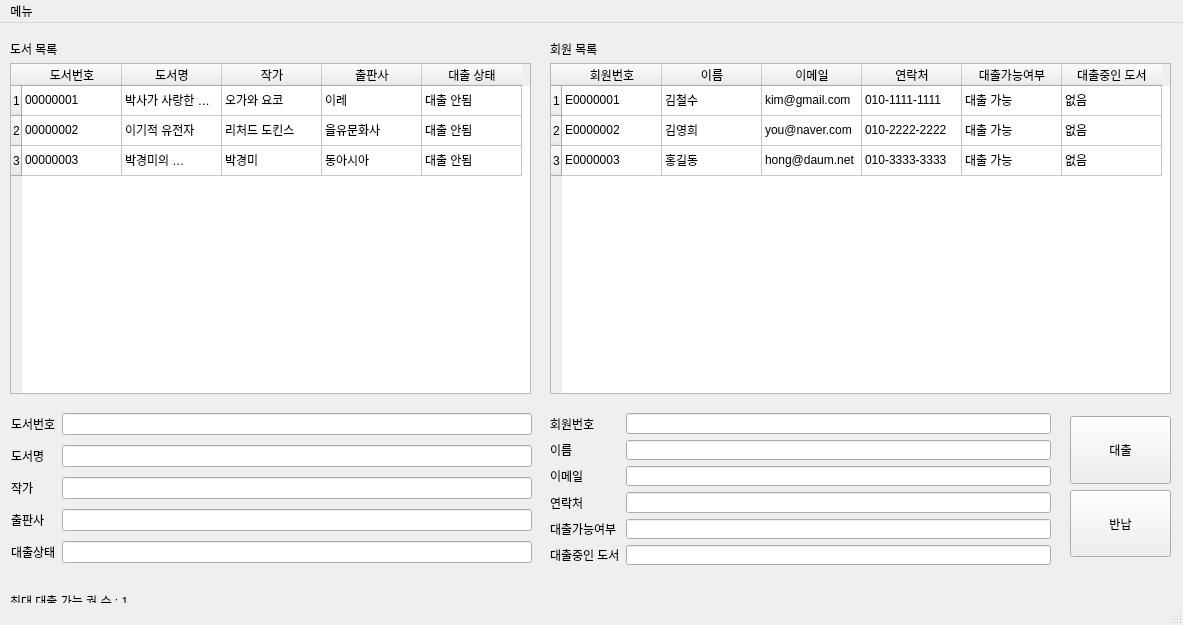
<?xml version="1.0" encoding="UTF-8"?>
<ui version="4.0">
 <class>MainWindow</class>
 <widget class="QMainWindow" name="MainWindow">
  <property name="geometry">
   <rect>
    <x>0</x>
    <y>0</y>
    <width>1183</width>
    <height>625</height>
   </rect>
  </property>
  <property name="windowTitle">
   <string>MainWindow</string>
  </property>
  <widget class="QWidget" name="centralwidget">
   <widget class="QTableWidget" name="tableWidget">
    <property name="geometry">
     <rect>
      <x>10</x>
      <y>40</y>
      <width>521</width>
      <height>331</height>
     </rect>
    </property>
    <attribute name="horizontalHeaderCascadingSectionResizes">
     <bool>false</bool>
    </attribute>
    <attribute name="horizontalHeaderStretchLastSection">
     <bool>false</bool>
    </attribute>
    <attribute name="verticalHeaderCascadingSectionResizes">
     <bool>false</bool>
    </attribute>
    <row>
     <property name="text">
      <string>1</string>
     </property>
    </row>
    <row>
     <property name="text">
      <string>2</string>
     </property>
    </row>
    <row>
     <property name="text">
      <string>3</string>
     </property>
    </row>
    <column>
     <property name="text">
      <string>도서번호</string>
     </property>
    </column>
    <column>
     <property name="text">
      <string>도서명</string>
     </property>
    </column>
    <column>
     <property name="text">
      <string>작가</string>
     </property>
    </column>
    <column>
     <property name="text">
      <string>출판사</string>
     </property>
    </column>
    <column>
     <property name="text">
      <string>대출 상태</string>
     </property>
    </column>
    <item row="0" column="0">
     <property name="text">
      <string>00000001</string>
     </property>
    </item>
    <item row="0" column="1">
     <property name="text">
      <string>박사가 사랑한 수식</string>
     </property>
    </item>
    <item row="0" column="2">
     <property name="text">
      <string>오가와 요코</string>
     </property>
    </item>
    <item row="0" column="3">
     <property name="text">
      <string>이레</string>
     </property>
    </item>
    <item row="0" column="4">
     <property name="text">
      <string>대출 안됨</string>
     </property>
    </item>
    <item row="1" column="0">
     <property name="text">
      <string>00000002</string>
     </property>
    </item>
    <item row="1" column="1">
     <property name="text">
      <string>이기적 유전자</string>
     </property>
    </item>
    <item row="1" column="2">
     <property name="text">
      <string>리처드 도킨스</string>
     </property>
    </item>
    <item row="1" column="3">
     <property name="text">
      <string>을유문화사</string>
     </property>
    </item>
    <item row="1" column="4">
     <property name="text">
      <string>대출 안됨</string>
     </property>
    </item>
    <item row="2" column="0">
     <property name="text">
      <string>00000003</string>
     </property>
    </item>
    <item row="2" column="1">
     <property name="text">
      <string>박경미의 수학콘서트 플러스</string>
     </property>
    </item>
    <item row="2" column="2">
     <property name="text">
      <string>박경미</string>
     </property>
    </item>
    <item row="2" column="3">
     <property name="text">
      <string>동아시아</string>
     </property>
    </item>
    <item row="2" column="4">
     <property name="text">
      <string>대출 안됨</string>
     </property>
    </item>
   </widget>
   <widget class="QLabel" name="label_2">
    <property name="geometry">
     <rect>
      <x>550</x>
      <y>20</y>
      <width>56</width>
      <height>12</height>
     </rect>
    </property>
    <property name="text">
     <string>회원 목록</string>
    </property>
   </widget>
   <widget class="QTableWidget" name="tableWidget_2">
    <property name="geometry">
     <rect>
      <x>550</x>
      <y>40</y>
      <width>621</width>
      <height>331</height>
     </rect>
    </property>
    <row>
     <property name="text">
      <string>1</string>
     </property>
    </row>
    <row>
     <property name="text">
      <string>2</string>
     </property>
    </row>
    <row>
     <property name="text">
      <string>3</string>
     </property>
    </row>
    <column>
     <property name="text">
      <string>회원번호</string>
     </property>
    </column>
    <column>
     <property name="text">
      <string>이름</string>
     </property>
    </column>
    <column>
     <property name="text">
      <string>이메일</string>
     </property>
    </column>
    <column>
     <property name="text">
      <string>연락처</string>
     </property>
    </column>
    <column>
     <property name="text">
      <string>대출가능여부</string>
     </property>
    </column>
    <column>
     <property name="text">
      <string>대출중인 도서</string>
     </property>
    </column>
    <item row="0" column="0">
     <property name="text">
      <string>E0000001</string>
     </property>
    </item>
    <item row="0" column="1">
     <property name="text">
      <string>김철수</string>
     </property>
    </item>
    <item row="0" column="2">
     <property name="text">
      <string>kim@gmail.com</string>
     </property>
    </item>
    <item row="0" column="3">
     <property name="text">
      <string>010-1111-1111</string>
     </property>
    </item>
    <item row="0" column="4">
     <property name="text">
      <string>대출 가능</string>
     </property>
    </item>
    <item row="0" column="5">
     <property name="text">
      <string>없음</string>
     </property>
    </item>
    <item row="1" column="0">
     <property name="text">
      <string>E0000002</string>
     </property>
    </item>
    <item row="1" column="1">
     <property name="text">
      <string>김영희</string>
     </property>
    </item>
    <item row="1" column="2">
     <property name="text">
      <string>you@naver.com</string>
     </property>
    </item>
    <item row="1" column="3">
     <property name="text">
      <string>010-2222-2222</string>
     </property>
    </item>
    <item row="1" column="4">
     <property name="text">
      <string>대출 가능</string>
     </property>
    </item>
    <item row="1" column="5">
     <property name="text">
      <string>없음</string>
     </property>
    </item>
    <item row="2" column="0">
     <property name="text">
      <string>E0000003</string>
     </property>
    </item>
    <item row="2" column="1">
     <property name="text">
      <string>홍길동</string>
     </property>
    </item>
    <item row="2" column="2">
     <property name="text">
      <string>hong@daum.net</string>
     </property>
    </item>
    <item row="2" column="3">
     <property name="text">
      <string>010-3333-3333</string>
     </property>
    </item>
    <item row="2" column="4">
     <property name="text">
      <string>대출 가능</string>
     </property>
    </item>
    <item row="2" column="5">
     <property name="text">
      <string>없음</string>
     </property>
    </item>
   </widget>
   <widget class="QWidget" name="layoutWidget">
    <property name="geometry">
     <rect>
      <x>1070</x>
      <y>393</y>
      <width>101</width>
      <height>141</height>
     </rect>
    </property>
    <layout class="QGridLayout" name="gridLayout_2">
     <item row="0" column="0">
      <widget class="QPushButton" name="pushButton">
       <property name="sizePolicy">
        <sizepolicy hsizetype="Preferred" vsizetype="Preferred">
         <horstretch>0</horstretch>
         <verstretch>0</verstretch>
        </sizepolicy>
       </property>
       <property name="text">
        <string>대출</string>
       </property>
      </widget>
     </item>
     <item row="1" column="0">
      <widget class="QPushButton" name="pushButton_2">
       <property name="sizePolicy">
        <sizepolicy hsizetype="Preferred" vsizetype="Preferred">
         <horstretch>0</horstretch>
         <verstretch>0</verstretch>
        </sizepolicy>
       </property>
       <property name="text">
        <string>반납</string>
       </property>
      </widget>
     </item>
    </layout>
   </widget>
   <widget class="QLabel" name="label">
    <property name="geometry">
     <rect>
      <x>10</x>
      <y>20</y>
      <width>56</width>
      <height>12</height>
     </rect>
    </property>
    <property name="text">
     <string>도서 목록</string>
    </property>
   </widget>
   <widget class="QLabel" name="label_13">
    <property name="geometry">
     <rect>
      <x>10</x>
      <y>570</y>
      <width>131</width>
      <height>16</height>
     </rect>
    </property>
    <property name="text">
     <string>최대 대출 가능 권 수 : 1</string>
    </property>
   </widget>
   <widget class="QWidget" name="">
    <property name="geometry">
     <rect>
      <x>11</x>
      <y>386</y>
      <width>521</width>
      <height>161</height>
     </rect>
    </property>
    <layout class="QGridLayout" name="gridLayout">
     <item row="0" column="0">
      <widget class="QLabel" name="label_3">
       <property name="text">
        <string>도서번호</string>
       </property>
      </widget>
     </item>
     <item row="0" column="1">
      <widget class="QLineEdit" name="lineEdit"/>
     </item>
     <item row="1" column="0">
      <widget class="QLabel" name="label_4">
       <property name="text">
        <string>도서명</string>
       </property>
      </widget>
     </item>
     <item row="1" column="1">
      <widget class="QLineEdit" name="lineEdit_2"/>
     </item>
     <item row="2" column="0">
      <widget class="QLabel" name="label_5">
       <property name="text">
        <string>작가</string>
       </property>
      </widget>
     </item>
     <item row="2" column="1">
      <widget class="QLineEdit" name="lineEdit_3"/>
     </item>
     <item row="3" column="0">
      <widget class="QLabel" name="label_6">
       <property name="text">
        <string>출판사</string>
       </property>
      </widget>
     </item>
     <item row="3" column="1">
      <widget class="QLineEdit" name="lineEdit_4"/>
     </item>
     <item row="4" column="0">
      <widget class="QLabel" name="label_7">
       <property name="text">
        <string>대출상태</string>
       </property>
      </widget>
     </item>
     <item row="4" column="1">
      <widget class="QLineEdit" name="lineEdit_5"/>
     </item>
    </layout>
   </widget>
   <widget class="QWidget" name="">
    <property name="geometry">
     <rect>
      <x>550</x>
      <y>390</y>
      <width>501</width>
      <height>152</height>
     </rect>
    </property>
    <layout class="QGridLayout" name="gridLayout_3">
     <item row="0" column="0">
      <widget class="QLabel" name="label_8">
       <property name="text">
        <string>회원번호</string>
       </property>
      </widget>
     </item>
     <item row="0" column="1">
      <widget class="QLineEdit" name="lineEdit_6"/>
     </item>
     <item row="1" column="0">
      <widget class="QLabel" name="label_9">
       <property name="text">
        <string>이름</string>
       </property>
      </widget>
     </item>
     <item row="1" column="1">
      <widget class="QLineEdit" name="lineEdit_7"/>
     </item>
     <item row="2" column="0">
      <widget class="QLabel" name="label_10">
       <property name="text">
        <string>이메일</string>
       </property>
      </widget>
     </item>
     <item row="2" column="1">
      <widget class="QLineEdit" name="lineEdit_8"/>
     </item>
     <item row="3" column="0">
      <widget class="QLabel" name="label_11">
       <property name="text">
        <string>연락처</string>
       </property>
      </widget>
     </item>
     <item row="3" column="1">
      <widget class="QLineEdit" name="lineEdit_9"/>
     </item>
     <item row="4" column="0">
      <widget class="QLabel" name="label_12">
       <property name="text">
        <string>대출가능여부</string>
       </property>
      </widget>
     </item>
     <item row="4" column="1">
      <widget class="QLineEdit" name="lineEdit_10"/>
     </item>
     <item row="5" column="0">
      <widget class="QLabel" name="label_15">
       <property name="text">
        <string>대출중인 도서</string>
       </property>
      </widget>
     </item>
     <item row="5" column="1">
      <widget class="QLineEdit" name="lineEdit_12"/>
     </item>
    </layout>
   </widget>
  </widget>
  <widget class="QMenuBar" name="menubar">
   <property name="geometry">
    <rect>
     <x>0</x>
     <y>0</y>
     <width>1183</width>
     <height>21</height>
    </rect>
   </property>
   <widget class="QMenu" name="menu">
    <property name="title">
     <string>메뉴</string>
    </property>
   </widget>
   <addaction name="menu"/>
  </widget>
  <widget class="QStatusBar" name="statusbar"/>
 </widget>
 <resources/>
 <connections/>
</ui>
